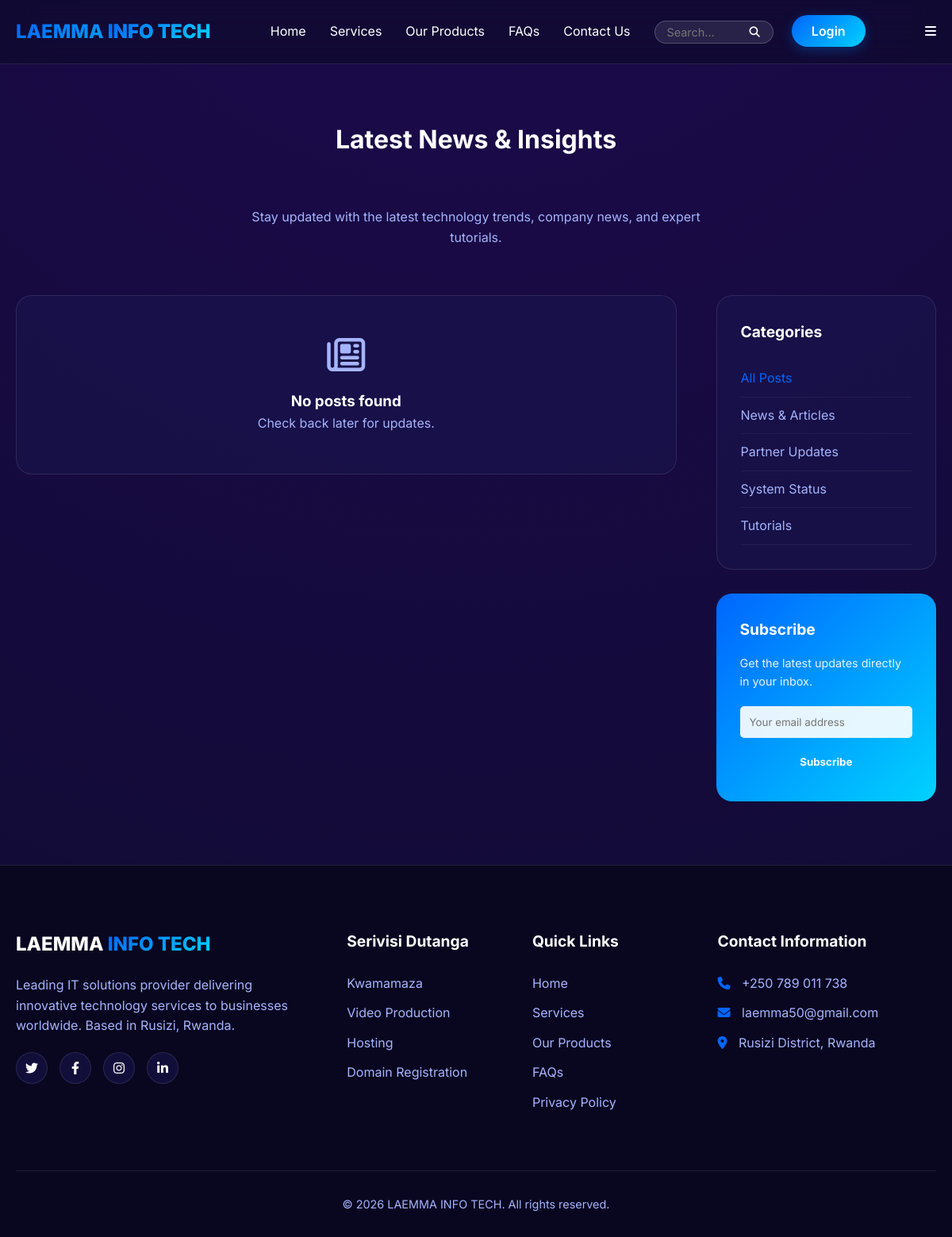
Screenshot of /blog.php with the database file from the repository.
### tables this page shows
CREATE TABLE IF NOT EXISTS blog_categories (
    id INT AUTO_INCREMENT PRIMARY KEY,
    name VARCHAR(100) NOT NULL,
    slug VARCHAR(100) NOT NULL UNIQUE
);

### blog.php (the view, shortened to what this page needs)
<?php
include 'includes/header.php';
$category_id = $_GET['category'] ?? null;
$where = "WHERE b.status = 'published'";
$params = [];
$stmt = $pdo->prepare("SELECT b.*, u.name as author_name, c.name as category_name
                       FROM blogs b
                       JOIN users u ON b.author_id = u.id
                       LEFT JOIN blog_categories c ON b.category_id = c.id
                       $where
                       ORDER BY b.created_at DESC");
$stmt->execute($params);
$blogs = $stmt->fetchAll();
$categories = $pdo->query("SELECT * FROM blog_categories ORDER BY name ASC")->fetchAll();
?>
<main style="padding-top: 150px; padding-bottom: 80px;">
    <div class="container">
        <div style="text-align: center; margin-bottom: 60px;">
            <h1 class="section-title">Latest <span>News & Insights</span></h1>
            <p style="color: var(--text-muted); max-width: 600px; margin: 20px auto;">Stay updated with the latest technology trends, company news, and expert tutorials.</p>
        </div>
        <div style="display: grid; grid-template-columns: 3fr 1fr; gap: 50px;">
            <div>
                <?php if (count($blogs) > 0): ?>
                    <div style="display: grid; grid-template-columns: repeat(auto-fill, minmax(300px, 1fr)); gap: 30px;">
                        <?php foreach ($blogs as $b): ?>
                            <article style="background: var(--glass); border: 1px solid var(--glass-border); border-radius: 20px; overflow: hidden; transition: transform 0.3s;">
                                <a href="single_blog.php?slug=<?php echo $b['slug']; ?>" style="text-decoration: none; color: inherit;">
                                    <div style="height: 200px; overflow: hidden;">
                                        <?php if ($b['image']): ?>
                                            <img src="<?php echo htmlspecialchars($b['image']); ?>" alt="<?php echo htmlspecialchars($b['title']); ?>" style="width: 100%; height: 100%; object-fit: cover; transition: transform 0.5s;">
                                        <?php else: ?>
                                            <div style="width: 100%; height: 100%; background: var(--glass-border); display: flex; align-items: center; justify-content: center;">
                                                <i class="fas fa-image" style="font-size: 3rem; color: var(--text-muted);"></i>
                                            </div>
                                        <?php endif; ?>
                                    </div>
                                    <div style="padding: 25px;">
                                        <div style="display: flex; gap: 15px; font-size: 0.8rem; color: var(--text-muted); margin-bottom: 15px;">
                                            <span><i class="far fa-calendar"></i> <?php echo date('M d, Y', strtotime($b['created_at'])); ?></span>
                                            <span><i class="far fa-folder"></i> <?php echo htmlspecialchars($b['category_name'] ?? 'General'); ?></span>
                                        </div>
                                        <h3 style="font-size: 1.2rem; margin-bottom: 15px; line-height: 1.4;"><?php echo htmlspecialchars($b['title']); ?></h3>
                                        <p style="color: var(--text-muted); font-size: 0.9rem; line-height: 1.6; display: -webkit-box; -webkit-line-clamp: 3; -webkit-box-orient: vertical; overflow: hidden;">
                                            <?php echo htmlspecialchars(substr(strip_tags($b['content']), 0, 150)) . '...'; ?>
                                        </p>
                                        <span style="display: inline-block; margin-top: 20px; color: var(--primary); font-size: 0.9rem; font-weight: 600;">Read More <i class="fas fa-arrow-right"></i></span>
                                    </div>
                                </a>
                            </article>
                        <?php endforeach; ?>
                    </div>
                <?php else: ?>
                    <div style="text-align: center; padding: 50px; background: var(--glass); border-radius: 20px; border: 1px solid var(--glass-border);">
                        <i class="far fa-newspaper" style="font-size: 3rem; color: var(--text-muted); margin-bottom: 20px;"></i>
                        <h3>No posts found</h3>
                        <p style="color: var(--text-muted);">Check back later for updates.</p>
                    </div>
                <?php endif; ?>
            </div>
            <aside>
                <div style="background: var(--glass); padding: 30px; border-radius: 20px; border: 1px solid var(--glass-border); margin-bottom: 30px;">
                    <h3 style="margin-bottom: 20px; font-size: 1.2rem;">Categories</h3>
                    <ul style="list-style: none; padding: 0;">
                        <li>
                            <a href="blog.php" style="display: block; padding: 10px 0; color: <?php echo !$category_id ? 'var(--primary)' : 'var(--text-muted)'; ?>; text-decoration: none; border-bottom: 1px solid rgba(255,255,255,0.05);">
                                All Posts
                            </a>
                        </li>
                        <?php foreach ($categories as $c): ?>
                            <li>
                                <a href="blog.php?category=<?php echo $c['id']; ?>" style="display: block; padding: 10px 0; color: <?php echo $category_id == $c['id'] ? 'var(--primary)' : 'var(--text-muted)'; ?>; text-decoration: none; border-bottom: 1px solid rgba(255,255,255,0.05);">
                                    <?php echo htmlspecialchars($c['name']); ?>
                                </a>
                            </li>
                        <?php endforeach; ?>
                    </ul>
                </div>
                <div style="background: var(--gradient); padding: 30px; border-radius: 20px; color: white;">
                    <h3 style="margin-bottom: 15px; font-size: 1.2rem;">Subscribe</h3>
                    <p style="font-size: 0.9rem; margin-bottom: 20px; opacity: 0.9;">Get the latest updates directly in your inbox.</p>
                    <form onsubmit="event.preventDefault(); alert('Subscribed!');">
                        <input type="email" placeholder="Your email address" style="width: 100%; padding: 12px; border: none; border-radius: 5px; margin-bottom: 10px; background: rgba(255,255,255,0.9);">
                        <button type="submit" style="width: 100%; padding: 12px; background: var(--darker); color: white; border: none; border-radius: 5px; cursor: pointer; font-weight: bold;">Subscribe</button>
                    </form>
                </div>
            </aside>
        </div>
    </div>
</main>
<?php include 'includes/footer.php'; ?>

### assets/css/style.css (style rules this page uses)
:root { --primary: #0066FF; --secondary: #00D2FF; --accent-purple: #7000FF; --background: #0F0B30; --surface: #1A154D; --text-main: #FFFFFF; --text-muted: #A5B4FC; --border: rgba(255, 255, 255, 0.1); --glass: rgba(26, 21, 77, 0.6); --glass-border: rgba(255, 255, 255, 0.1); --shadow: 0 20px 40px rgba(0, 0, 0, 0.4); --gradient: linear-gradient(135deg, var(--primary), var(--secondary)); --purple-gradient: linear-gradient(135deg, var(--accent-purple), var(--primary)); --card-gradient: linear-gradient(135deg, rgba(26, 21, 77, 0.8) 0%, rgba(15, 11, 48, 0.9) 100%); }
* { margin: 0; padding: 0; box-sizing: border-box; font-family: 'Inter', system-ui, -apple-system, sans-serif; }
body { background-color: var(--background); color: var(--text-main); line-height: 1.6; overflow-x: hidden; background-image: radial-gradient(circle at 50% -20%, rgba(112, 0, 255, 0.15), transparent); }
a { text-decoration: none; color: inherit; transition: 0.3s; }
ul { list-style: none; }
.container { max-width: 1200px; margin: 0 auto; padding: 0 20px; }
.section-title { text-align: center; margin-bottom: 60px; }

### rows the page displays
blog_categories: name "News & Articles"
blog_categories: name "Partner Updates"
blog_categories: name "System Status"
blog_categories: name "Tutorials"
